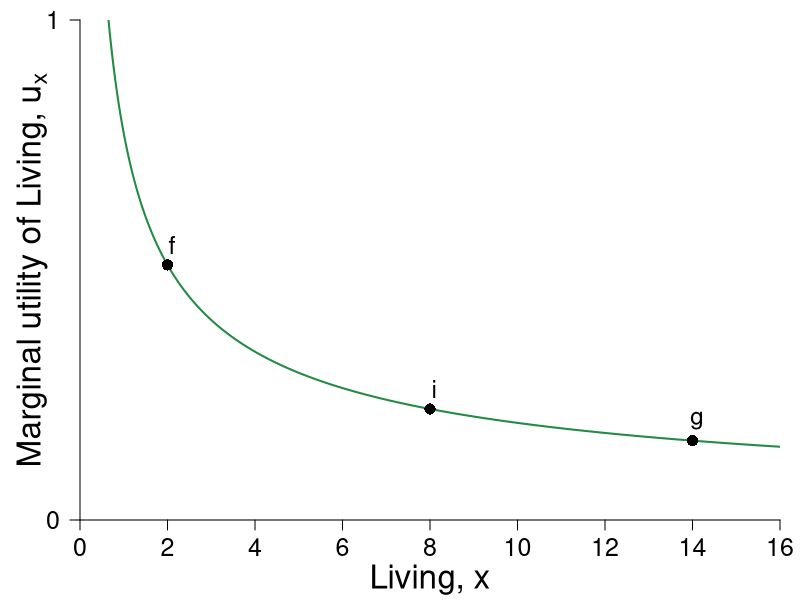

Write R code to recreate this figure.
#Graph Designer: Simon Halliday
#Authors: Bowles and Halliday
#Title: Coordination, Conflict and Competition: A Text in Microeconomics

library(shape)
#pdf(file = "indiff_shaded_newSTEP1.pdf", width = 8, height = 6)
#pdf(file = "indiff_shaded_newSTEP2.pdf", width = 8, height = 6)
pdf(file = "constrained_optimization/living_mufn.pdf", width = 8, height = 6)

#Set parameters for graphics
pointsize <- 1.8
axislabelsize <- 2
labelsize <- 1.5
namesize <- 1.8
annotatesize <- 1.5
graphlinewidth <- 2
segmentlinewidth <- 1.5

COL <- c("#7fc97f", "#beaed4", "#fdc086", "#ffff99", "#386cb0", "#f0027f", "#bf5b17", "#666666")
COLA <- c("#e0f3db", "#99d8c9","#66c2a4","#41ae76", "#238b45", "#005824")
COLB <- c("#c6dbef", "#4eb3d3", "#2b8cbe", "#0868ac","#084081")
grays <- gray.colors(25, start = 1, end = 0)

#Edited the margins to cater for the larger LHS labels
par(mar =  c(4, 4, 1, 1))

uFn <- function(x, y = 3, alpha = 0.4){
  (x^alpha)*(y^(1 - alpha))
}

muFn <- function(x, y = 3, alpha = 0.4){
  alpha*(x^(alpha - 1))*(y^(1 - alpha))
}


indiffA <- function(x, alpha = 0.5, uA = 5) {
  (uA / x^alpha)^(1/(1 - alpha))
}

xlims <- c(0, 16)
ylims <- c(0, 1)

npts <- 501 
x <- seq(xlims[1], xlims[2], length.out = npts)
y <- seq(ylims[1], ylims[2], length.out = npts) 
a <- c(2, 4, 6)

plot(0, 0, xlim = xlims, ylim = ylims, type = "n",
     xlab = expression(paste("")),
     ylab = expression(paste("")), 
     xaxt = "n", 
     yaxt = "n", 
     cex.lab = axislabelsize, 
     bty = "n", 
     xaxs="i", 
     yaxs="i"
)


ticksy <- seq(from = 0, to = ylims[2], by = 1)
ylabels <- seq(from = 0, to = ylims[2], by = 1)
ticksx <- seq(from = 0, to = xlims[2], by = 2)
xlabels <- seq(from = 0, to = xlims[2], by = 2)
# ticksy <- c(ylims[1], 5.25, 8, ylims[2])
# ylabels <- c(NA, expression(paste(y,"*")), expression(paste(bar(y))), NA)
# ticksx <- c(xlims[1], 5.25, 8.944272, xlims[2])
# xlabels <- c(NA, expression(paste(x,"*")), expression(paste(bar(x))), NA)

axis(1, at = ticksx, pos = 0, labels = xlabels, cex.axis = labelsize)
axis(2, at = ticksy, pos = 0, labels = ylabels, las = 1, cex.axis = labelsize)

npts <- 500 
xx1 <- seq(xlims[1], xlims[2], length.out = npts)
xx2 <- seq(0, xlims[2], length.out = npts)
xx3 <- seq(xlims[1], 0, length.out = npts)

#Draw the polygon for shading the utility areas
# xpoly1 <- seq(from = xlims[1], to = xlims[2], length.out = 500)
# ypoly1 <- indiffA(xpoly1, alpha = 0.5, uA = 4)
# polygon(x = c(xpoly1, rev(xpoly1[1])), y = c(ypoly1, rev(ypoly1)[1]), col=COLA[1], density=NULL, border = NA)
# ypoly1 <- indiffA(xpoly1, alpha = 0.5, uA = 4)
# polygon(x = c(0, 0, xlims[2], xlims[2], 0), y = c(0, indiffA(xlims[2]), indiffA(xlims[2]), 0, 0), col=COLA[1], density=NULL, border = NA)
# polygon(x = c(xlims[2], rev(xpoly1), xpoly1), y = c(ylims[2], rev(ypoly1), ypoly1), col=COLB[1], density=NULL, border = NA)


#Draw the graphs
lines(xx1, muFn(xx1), col = COLA[5], lwd = graphlinewidth)

#Label the feasible frontier
# text(3.2, 1, expression("Feasible Frontier"), cex = labelsize)
# text(3.2, 0.5, expression("(production possibilities frontier)"), cex = labelsize)
# Arrows(4.35, 0.95, 8.1, 0.95, col = "black", lty = 1, lwd = 2, arr.type = "triangle", arr.lwd = 0.5)

#Axis labels
#mtext(expression(paste("Living, ", x)), side = 1, line = 2.5, cex = axislabelsize)
text(0.5*xlims[2], -0.12, expression(paste("Living, ", x)), xpd = TRUE, cex = axislabelsize)
text(-1.1, 0.5*ylims[2], expression(paste("Marginal utility of Living, ", u[x])), xpd = TRUE, cex = axislabelsize, srt = 90)
                                    
                                    


# contour(x, y, 
#         outer(x, y, uFn),
#         drawlabels = FALSE,
#         col = COLB[3],
#         lwd = graphlinewidth,
#         levels = a, 
#         xaxs="i", 
#         yaxs="i", 
#         add = TRUE)


#Label the indifference curves
# text(9.5, 1.3, expression(u[4]^A == 4), cex = labelsize)
# text(3, 3, expression(u^A < 4), cex = labelsize)
# text(3, 2.5, expression(paste("Worse than ", u[4]^A)), cex = labelsize)
# text(7, 7, expression(u^A > 4), cex = labelsize)
# text(7, 6.5, expression(paste("Better than ", u[4]^A)), cex = labelsize)
#text(9.5, 3.15, expression(u[2]^A), cex = labelsize)
#text(9.5, 5.85, expression(u[3]^A), cex = labelsize)

text(2 + 0.1, muFn(2) + 0.04, expression(paste(f)), cex = labelsize)
points(2, muFn(2), pch = 16, col = "black", cex = 1.5)

text(8 + 0.1, muFn(8) + 0.04, expression(paste(i)), cex = labelsize)
points(8, muFn(8), pch = 16, col = "black", cex = 1.5)

text(14 + 0.1, muFn(14) + 0.04, expression(paste(g)), cex = labelsize)
points(14, muFn(14), pch = 16, col = "black", cex = 1.5)

dev.off()
